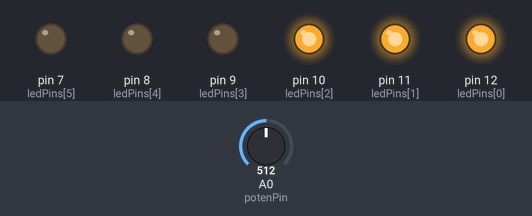
Simulated run of this sketch. Board: Arduino Uno, built with avr-gcc and run on an emulated ATmega328P. Parts: output pins drawn as LEDs (lit = HIGH). The inputs (shaded band) are chosen by the test bench; at power-on: A0 (potenPin) = 512.

Above: at 1.2 s.
1.3 s: A0 (potenPin) set to 666
2.8 s: A0 (potenPin) set to 695
At 3.4 s:
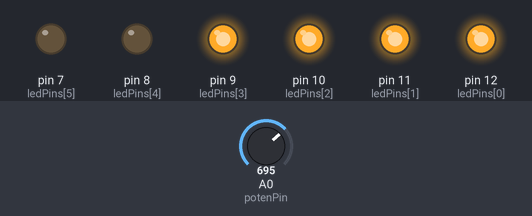
4.3 s: A0 (potenPin) set to 511
At 5.5 s:
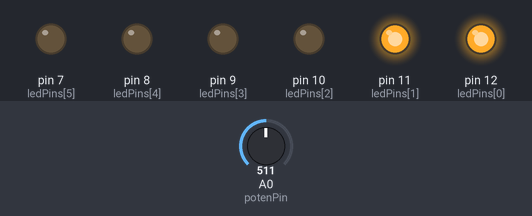
5.8 s: A0 (potenPin) set to 355
7.3 s: A0 (potenPin) set to 329
At 8.0 s:
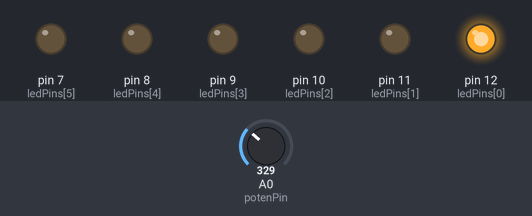
8.8 s: A0 (potenPin) set to 716
At 9.1 s:
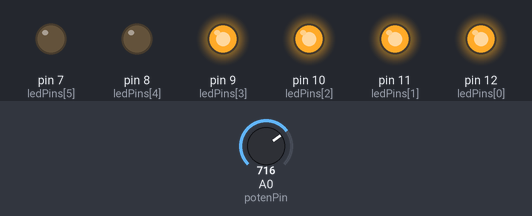
Timing chart, 0 to 11.3 s (numbered marks = the images above; inputs shaded):
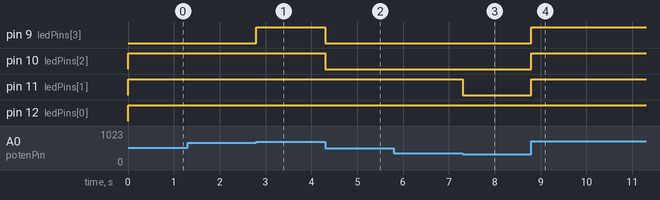

Measured:
- the behaviour switches between 682 and 683 on A0 (potenPin) (found by bisection; images 0 and 1)
- the behaviour switches between 342 and 341 on A0 (potenPin) (found by bisection; images 2 and 3)
- after the input at 1.3 s, every drawn part: stays the same
- after the input at 2.8 s, pin 9 (ledPins[3]): LOW → HIGH at once
- after the input at 4.3 s, pin 9 (ledPins[3]), pin 10 (ledPins[2]): HIGH → LOW at once
- after the input at 5.8 s, every drawn part: stays the same
- after the input at 7.3 s, pin 11 (ledPins[1]): HIGH → LOW at once
- after the input at 8.8 s, pin 9 (ledPins[3]), pin 10 (ledPins[2]), pin 11 (ledPins[1]): LOW → HIGH at once

The sketch:

potentiometer-led-scale.ino
```cpp
const int potenPin = A0;
const int ledPins[6] = {12, 11, 10, 9, 8, 7};
const int ledPinsLength = sizeof(ledPins) / sizeof(ledPins[0]);

float getVoltage2(int analogVal) {
  return (5.0/1023.0) * analogVal;
}

void activateLedScale(float voltage) {
  const float maxLedIndex = (voltage/5) * ledPinsLength;
  // maxLedIndex will be 0.00 to 6.00 as from ledPinsLength ratio to 0-5 voltage

  for(int i = 0; i < ledPinsLength; i++) {
    digitalWrite(ledPins[i], (maxLedIndex - 1 >= i)? HIGH: LOW);
    // -1 to compenstae for starting 0, >= to reach 5.0 as the highest index
  }
}

void setup() {
  pinMode(potenPin, INPUT);
  for(int i = 0; i < ledPinsLength; i++) {
    pinMode(ledPins[i], OUTPUT);
  }
};

void loop () {
  const int potenValue = analogRead(potenPin);
  const float voltage = getVoltage2(potenValue);
  activateLedScale(voltage);
};
```
